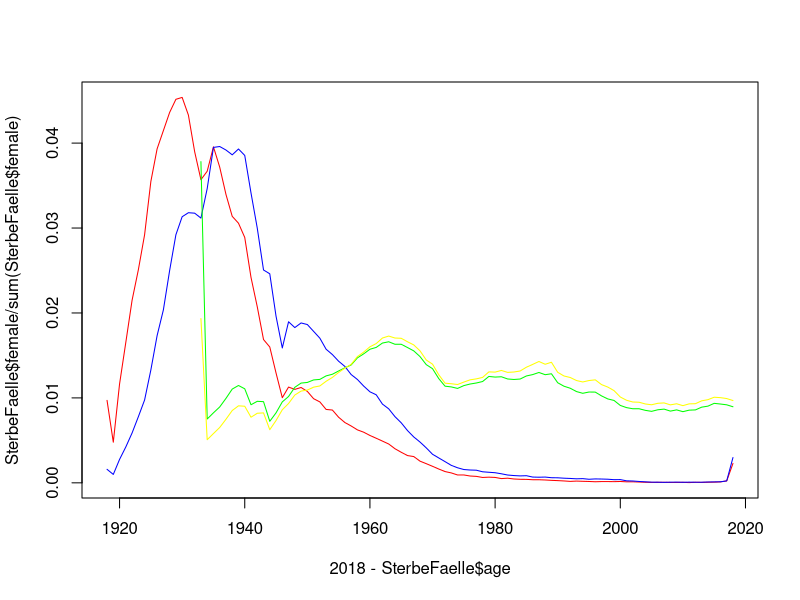

The R source for this figure:
png("SterbeFaelle2018.png",width=1920,height=1080)

a<-0:100

Einwohner <- read.csv(file = '12411-0006.csv')
SterbeFaelle <- read.csv(file = 'SterbeFaelle2018.csv')

plot(2018-SterbeFaelle$age,SterbeFaelle$female/sum(SterbeFaelle$female),type="l",col="red")
lines(2018-SterbeFaelle$age,SterbeFaelle$male/sum(SterbeFaelle$male),type="l",col="blue")
lines(2018-Einwohner$age,Einwohner$female/sum(Einwohner$female),type="l",col="green")
lines(2018-Einwohner$age,Einwohner$male/sum(Einwohner$male),type="l",col="yellow")

dev.off()
